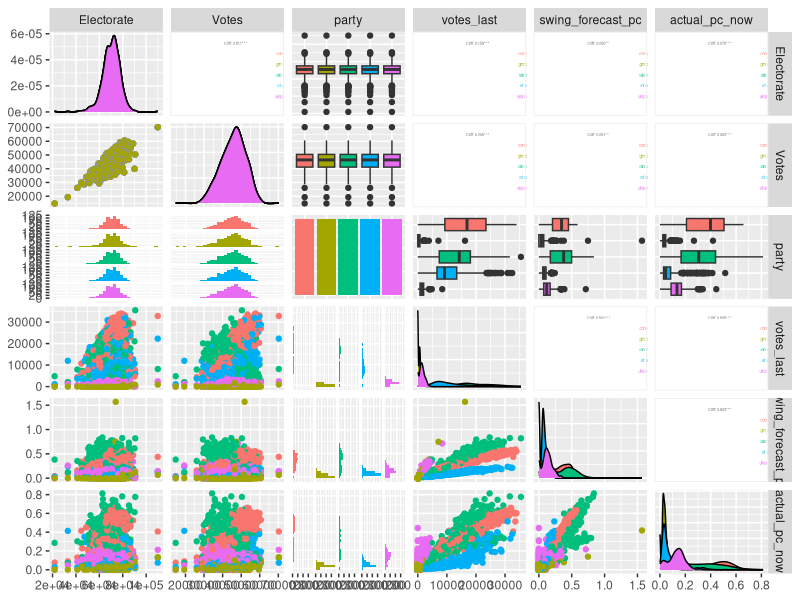

Write R code to recreate this figure.
## ---- chunk 1
library(dplyr)
library(caret)
library(GGally)
library(magrittr)
## ---- chunk 2
df <- read.csv("data/ge_2010_2015_training_data.csv")
head(df[1:3], n = 15L)
colnames(df)
## ---- chunk 3
feature_cols <- df[c(4:7, 12, 15)]
k <- ggpairs(feature_cols, aes(colour = party), upper = list(continuous = wrap("cor", size = 1, hjust=0.15, alignPercent=1)))
k
## ---- chunk 4
# Seats won in 2010
df_unique <- df[!duplicated(df$Constituency.Name), ]
seats_10 <- df_unique[c(2,9)] %>% group_by(win_last) %>% count()
seats_10

# Seats forecast to win in 2015 using Swing
swing_10 <- df_unique[c(2, 13)] %>% group_by(swing_forecast_win) %>% count()
swing_10

seats_15 <- df_unique[c(2, 14)] %>% group_by(actual_win_now) %>% count()
seats_15
## ---- chunk 5
# Total average error per party per seat
df2 <- df[c(2, 12, 15)] %>% mutate(error = swing_forecast_pc - actual_pc_now)

mean(df2$error)

## ---- chunk 6
train_control <- trainControl(method="repeatedcv", number=5, repeats=5)

party_model <- train(actual_pc_now ~ . , data = df[c(4:12, 15)], trControl = train_control, method = "lm" )

# We choose to look at the Mean Absolute Error
print(party_model$results$MAE)
